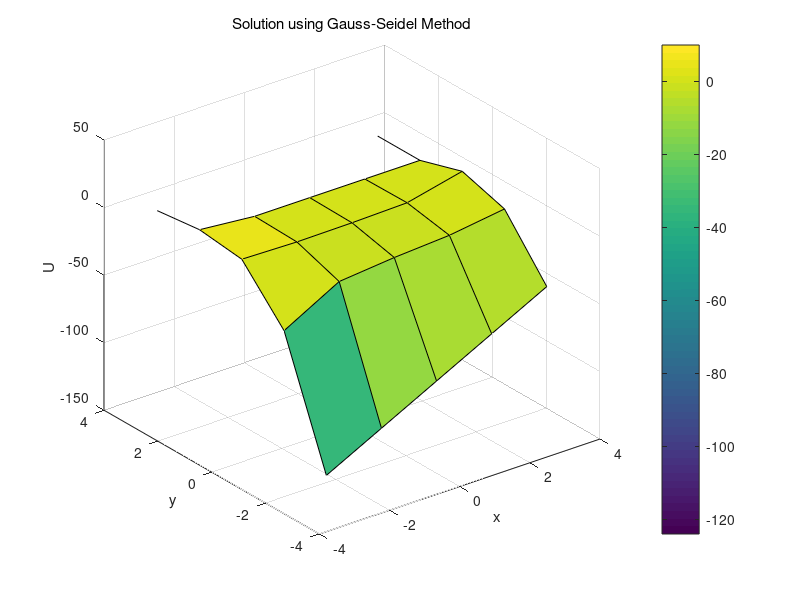

Here is the MATLAB script that generated this plot:
% This MATLAB m-file is to be used for the project for the Scientific
% Computing for Mechanical Engineers Course.
% The purpose of this m-file is to solve the 2D Helmholtz equation with
% various boundary conditions in a square domain in Cartesian Coordinates
% through the Gauss-Seidel Method
% This m-file was written by John Jimenez (PSID:1253921)
% Project Code: AHc2-3

clc,clearvars % Clears command window & workspace of unnecessary clutter from a previous run of another m-file.
disp('2D Helmholtz Equation Solver: Gauss-Seidel Method')
disp('Solves the 2D Helmholtz Equation within a square domain using Gauss-Seidel method')

%% Dimensions of the Square Domain and Some Important Parameters
% Note: the domain of interest is the square:
% -pi<x<pi and -pi<y<pi

% Start and End points for domain in x
    
    ax = -pi;   % Start point of domain in x
    bx =  pi;    % End point of domain in x

% Start and End points for domain in y are the the same as that in x for Project Code.

    ay = -pi;  % Start point of domain in y
    by =  pi;   % End point of domain in y

% A value for Lambda can be assigned directly but is left up to user input for greater versatility

    Lambda = input('Please input a value for Lambda:'); Lambda = -Lambda;


% Assigning an acceptable limit of error for convergence

    Es = 10^-10;

%% Boundary Conditions Setup and Relevant Parameters

% Defines the Interior nodes for both x and y through user input. However,these do not
% include exterior boundary points.

IntNodesX = input('Please input a value for the no. of nodes for the  x-coordinate:');
IntNodesY = IntNodesX; % Ensures a square matrix, better for operational compatibility 
N=IntNodesY;


% Generating a range of linearly spaced vectors for x and y through the variables IntNodesX
% and IntNodesY
% IMPORTANT: THESE ARE THE INPUT VALUES FOR EVERY FUNCTION THAT NEEDS
% THEM!

    xval = linspace(ax,bx,IntNodesX); % Start and End nodes for x can be redefined through changing ax and bx above.
    yval = linspace(ay,by,IntNodesY); % Start and End nodes for y can be redefined through changing ay and by above.
    [X,Y]= meshgrid(xval,yval);
    Y = flipud(Y);

% Value of spacing for Each Node

    dx = (bx-ax)/IntNodesX;
    dy = dx;


% Defining some coefficients that remain the same for all matrix
% operations. Refer to report for details concerning the discretization

    A = Lambda - (2 * (dx^2)) - (2 * (dy^2));
    B = (dx^2) * (dy^2);
    U = zeros(N,N);

% The following functions below are needed for the evaluation of the
% boundary conditions as well as the function F(x,y)   
    
    fb  =  Y*(by-Y).^2;
    gb  =  (by-Y).^2*(cos((pi*Y)/by));
    uw  =  ((ay*(by-ay).^2))+(((X-ax)/(bx-ax))*((cos((pi*ay)/by)*(by - ay).^2) - ((ay*(by-ay).^2))));
    %F = zeros(N,N); % This is for the Final Simulation
    
    F =  sin(pi*(X-ax)/(bx-ax)).*cos((0.5*pi)*(2*((Y-ay)/(by-ay))+1));

     % Dirichlet on x-axis
     U(2:N-1,1) = Y(2:N-1,1).*(by-Y(2:N-1,1)).^2;
     U(2:N-1,N) = ((by-Y(2:N-1,1)).^2).*cos((pi*Y(2:N-1,1)/by));
     
     % Dirichlet on y-axis
     U(N,:) = ((ay*(by-ay).^2))+(((X(N,:)-ax)/(bx-ax))*((cos((pi*ay)/by)*(by - ay).^2) - ((ay*(by-ay).^2))));
     

    w = 2/(1+sin(pi*dx/(2*pi)));
    e = 1; %Preallocated error guess

%% The Gauss-Seidel Method
while e > Es
    U1 = U;
    for a = 2:IntNodesX-1
        for b = 2:IntNodesY-1
            if a == 2
                U(1,b) = (F(1,b)*dx^2) - (2*U(2,b)) - U(1,b+1) - U(1,b-1);
            else
                U(a,b) = ((F(a,b)*(dx^2)) - U(a-1,b) - U(a,b-1) - U(a+1,b) - U(a,b+1))/((Lambda*dx^2)-4); 
            end
        end
    end
    
    e = max(max(abs((U-U1)./U)));
end

Value = mean(mean(U(2:IntNodesX-1,2:IntNodesX-1).^2)) %Needed for Grid Convergence Study
%% Plotting Results
    figure(1) % VECTOR FIELD U
    set(gcf,'units','normalized','position',[0.02 0.52 0.3 0.32]);
    surf(X,Y,U);
    %mesh(X,Y,U);
    rotate3d
    xlabel('x'); ylabel('y'); zlabel('U');
    title('Solution using Gauss-Seidel Method','fontweight','normal'),colorbar;